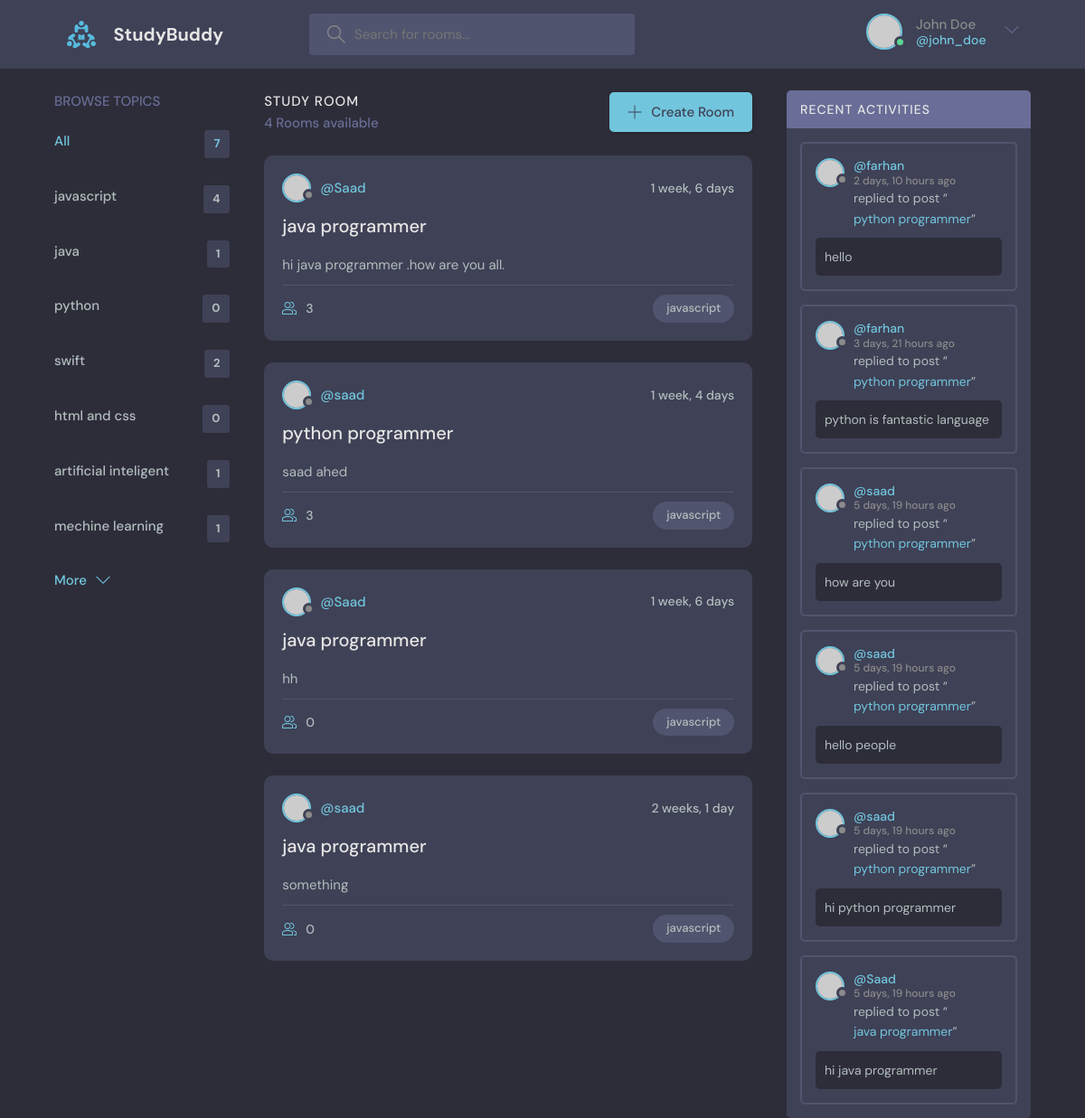
Page /?q=javascript on the earlier database version.
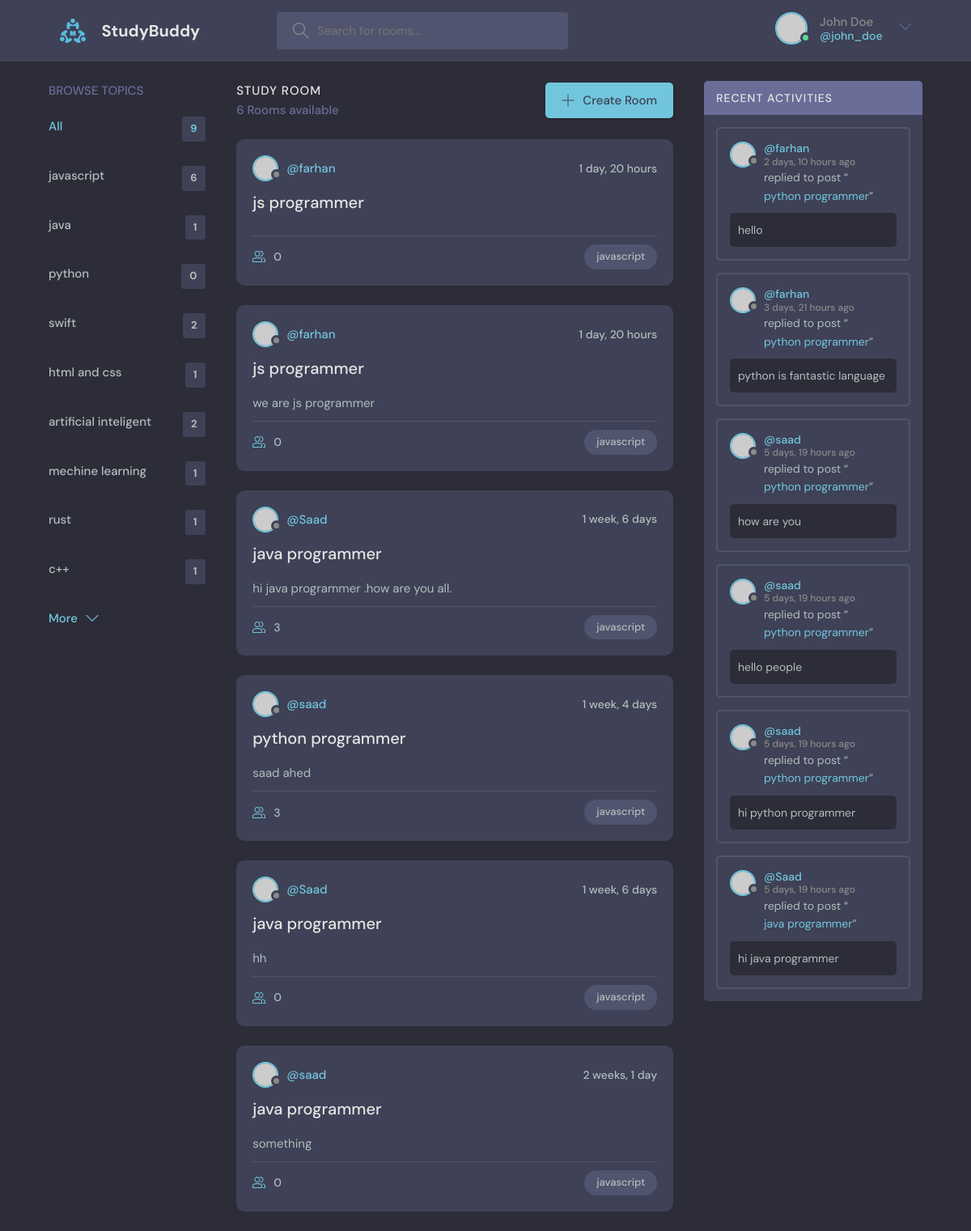
Same page on the later database version.
### user/models.py (models this page shows, shortened)
class Topic (models.Model):
    name=models.CharField(max_length=200)

class Room (models.Model):
    host =models.ForeignKey(User, on_delete=models.SET_NULL, null=True)
    topic =models.ForeignKey(Topic, on_delete=models.SET_NULL, null=True)
    name =models.CharField(max_length=200)
    description=models.TextField(null=True, blank=True)
    participants =models.ManyToManyField(
        User, related_name='participants', blank=True)
    updated=models.DateTimeField(auto_now=True)
    created=models.DateTimeField(auto_now_add=True)
    class Meta:
        ordering=['-updated','-created'] #
    def __str__(self) :
        return self.name

class Message (models.Model):
    user =models.ForeignKey(User, on_delete=models.CASCADE)
    room =models.ForeignKey(Room, on_delete=models.CASCADE)
    body =models.TextField(default='Default message')
    updated=models.DateTimeField(auto_now=True)
    created =models.DateTimeField(auto_now_add=True)
    class Meta:
        ordering=['-updated','-created']
    def __str__(self):
        return self.body[0:50]

### user/views.py (the view)
# urls.py: 2. Add a URL to urlpatterns:  path('', views.home, name='home')
def home(request):
    q=request.GET.get('q') if request.GET.get('q') != None else '' # always home page have data
    rooms =Room.objects.filter(
    Q(topic__name__icontains=q) | Q(name__icontains=q) | Q(description__icontains=q))# data filter kora holo and icontains through if you write half word django give you data
    topics= Topic.objects.all()
    room_count =rooms.count()
    room_messages =Message.objects.filter(Q(room__topic__name__icontains=q)) # filter room message by room topic
    context={'rooms':rooms , 'topics':topics, "room_count":room_count, 'room_messages':room_messages}
    return render(request, 'base/home.html', context)

### templates/base/home.html
{% extends 'base/main.html' %}
{% block content %}
    <main class="layout layout--3">
      <div class="container">
        {% include 'base/topic_component.html' %}
        {% include 'base/feed_component.html' %}
        {% include 'base/activity_component.html' %}
      </div>
    </main>
 {% endblock %}

### templates/base/topic_component.html (shortened to what this page needs)
<div class="topics">
    <div class="topics__header">
      <h2>Browse Topics</h2>
    </div>
    <ul class="topics__list">
      <li>
        <a href="{% url 'home'%}" class="active">All <span>{{topics.count}}</span></a>
      </li>
      {% for topic in topics %}
      <li>
        <a href="{% url 'home' %}?q={{topic.name}}">{{topic.name}} <span>{{topic.room_set.all.count}}</span></a>
      </li>
      {%endfor%}
    </ul>
    <a class="btn btn--link" href="topics.html">
      More
      <svg version="1.1" xmlns="http://www.w3.org/2000/svg" width="32" height="32" viewBox="0 0 32 32">
        <title>chevron-down</title>
        <path d="M16 21l-13-13h-3l16 16 16-16h-3l-13 13z"></path>
      </svg>
    </a>
  </div>

### templates/base/feed_component.html (shortened to what this page needs)
<div class="roomList">
    <div class="roomList__header">
      <div>
        <h2>Study Room</h2>
        <p>{{room_count}} Rooms available</p>
      </div>
      <a class="btn btn--main" href="{% url 'room-form' %}">
        <svg version="1.1" xmlns="http://www.w3.org/2000/svg" width="32" height="32" viewBox="0 0 32 32">
          <title>add</title>
          <path
            d="M16.943 0.943h-1.885v14.115h-14.115v1.885h14.115v14.115h1.885v-14.115h14.115v-1.885h-14.115v-14.115z"
          ></path>
        </svg>
        Create Room
      </a>
    </div>
    {% for room in rooms %}
    <div class="roomListRoom">
      <div class="roomListRoom__header">
        <a href="{%url 'user-profile' room.host.id%}" class="roomListRoom__author">
          <div class="avatar avatar--small">
            <img src="https://randomuser.me/api/portraits/women/11.jpg" />
          </div>
          <span>@{{room.host.username}}</span>
        </a>
        <div class="roomListRoom__actions">
          <span>{{room.created|timesince}}</span>
        </div>
      </div>
      <div class="roomListRoom__content">
        <a href="{% url 'room' room.id %}">{{room.name}}</a>
         <p>
          {{room.description}}
        </p>
      </div>
      <div class="roomListRoom__meta">
        <a href="{% url 'room' room.id %}" class="roomListRoom__joined">
          {{room.participants.all.count}}
        </a>
        <p class="roomListRoom__topic">{{room.topic.name}}</p>
      </div>
    </div>
    {% endfor%}
  </div>

### templates/base/activity_component.html (shortened to what this page needs)
<div class="activities">
    <div class="activities__header">
      <h2>Recent Activities</h2>
    </div>
    {% for message in room_messages%}
    <div class="activities__box">
      <div class="activities__boxHeader roomListRoom__header">
        <a href="profile.html" class="roomListRoom__author">
          <div class="avatar avatar--small">
            <img src="https://randomuser.me/api/portraits/women/11.jpg" />
          </div>
          <p>
            @{{message.user.username}}
            <span>{{message.created|timesince}} ago</span>
          </p>
        </a>
      </div>
      <div class="activities__boxContent">
        <p>replied to post “<a href="{url 'user-profile' message.user.id}">{{message.room}}</a>”</p>
        <div class="activities__boxRoomContent">
          {{message}}
        </div>
      </div>
    </div>
    {% endfor%}
</div>

Differences in the rows shown:
computed for Topic "javascript": room_set.all.count "4" → "6"
computed for Topic "html and css": room_set.all.count "0" → "1"
computed for Topic "artificial inteligent": room_set.all.count "1" → "2"
added Topic: name "rust", room_set.all.count "1"
added Topic: name "c++", room_set.all.count "1"
added Room: host.username "farhan", created "1 day, 20 hours", name "js programmer", participants.all.count "0", topic.name "javascript"
added Room: host.username "farhan", created "1 day, 20 hours", name "js programmer", description "we are js programmer", participants.all.count "0", topic.name "javascript"
Other differences:
{{ topics.count }}: "7" → "9"
{{ room_count }}: "4" → "6"
